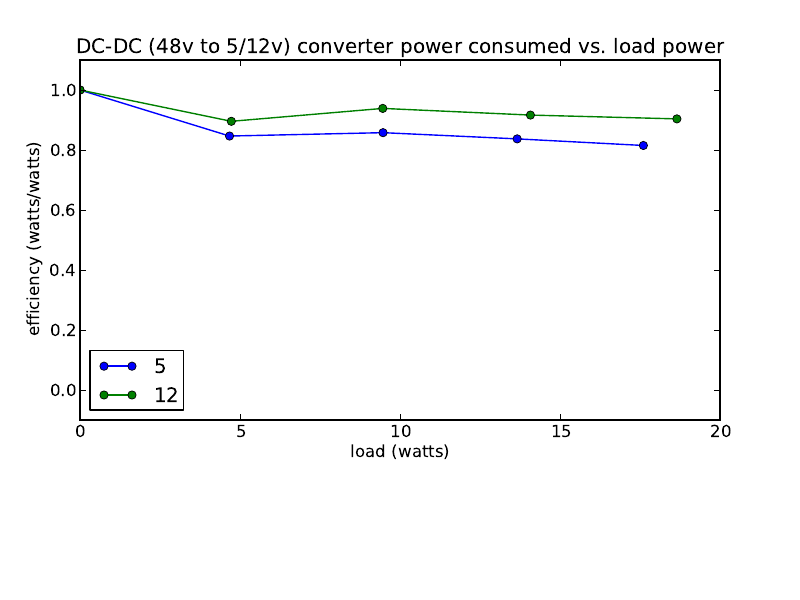

The Python source for this figure:
import matplotlib.pyplot as plt   # version 1.0.1
import numpy as np                # version 1.5.1

converters = [5, 12]
res = [[5.35, 2.64, 1.83, 1.42],[30.45, 15.22, 10.23, 7.72]]
loads = [[],[]]
for i in range(len(res)):
    loads[i] = [(np.square(converters[i])/res[i][x]) for x in range(len(res[i]))]
    loads[i] = [0] + loads[i]
voltage = 48.0
current = [[0, 0.115, 0.23, 0.34, 0.45],[0, .11, .21, .32, .43]]
power = [[],[]]
for y in range(len(current)):
    power[y] = [(current[y][x]*voltage) for x in range(len(current[y]))]
print power
fig = plt.figure()
ax = fig.add_axes((.1, .3, .8, .6))
#ax.plot(loads, power, 'x-', label='total power consumed')
#ax.plot(loads, loads, '-', c='0.5', lw=3, label='loads')
eff=np.zeros((2,len(power[0])))
for x in range(len(power)):
    for y in range(len(power[0])):
        if y == 0:
            eff[x][y]=1
        else:
            eff[x][y] = loads[x][y]/power[x][y]
print eff
for i in range(len(res)):
    ax.plot(loads[i], eff[i], 'o-', label=str(converters[i]))
ax.legend(loc=0)
ax.set_xlabel("load (watts)")
ax.set_ylabel("efficiency (watts/watts)")
ax.set_title("DC-DC (48v to 5/12v) converter power consumed vs. load power")
ax.set_ylim((-0.1,1.1))
fig.savefig('vInfinity.pdf')
